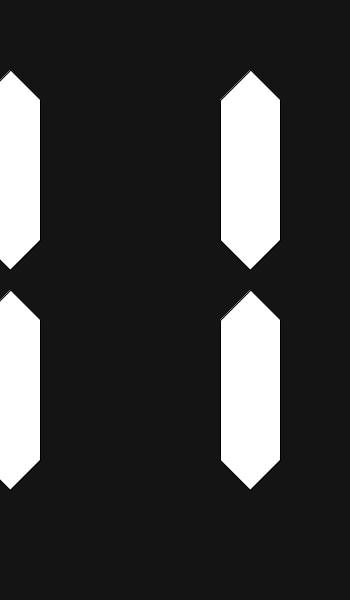
Frame 1 (no input)
Frame 60 (the mouse pressed at the canvas centre just before this capture): identical to frame 1, image omitted
Frame 120 (the mouse held since frame 60 and released just before this capture): identical to frame 1, image omitted

The Processing sketch that drew this single still picture (run headless with seeded random() and noise(); from frame 60 on, the mouse is pressed at the canvas centre):

// Processing sketch: seven_segment_display
// ── seven_segment_display.pde
boolean[] segments = new boolean[7];
int[] sideways = {1, 0, 0, 1, 0, 0, 1};
PVector[] coords = new PVector[7];
float segmentLength = 200;
float segmentSpace = 20;
float segmentWidth = 30;
float ox = 50, oy = 50;
float x, y;
void setup() {
  size(350, 600);
}

void draw() {
  background(20);
  coordinates();
  segment();
  
  
}

void segment() {
  for (int i = 0; i < 7; i++) {
    pushMatrix();
    if (sideways[i] == 1) {
      rotate(PI);
    }
    
    x = coords[i].x;
    y = coords[i].y;
    beginShape();
    vertex(x, y);
    vertex(x - segmentWidth, y + segmentWidth);
    vertex(x - segmentWidth, y + segmentLength - segmentWidth);
    vertex(x, y + segmentLength);
    vertex(x + segmentWidth, y + segmentLength - segmentWidth);
    vertex(x + segmentWidth, y + segmentWidth); 
    endShape();
    popMatrix();
  }
}


void coordinates() {
  x = ox;
  y = oy;
  coords[0] = new PVector(x, y);
  x += segmentLength;
  y += segmentSpace;
  coords[1] = new PVector(x, y);
  y += segmentLength + segmentSpace;
  coords[2] = new PVector(x, y);
  x -= (segmentLength + segmentSpace);
  y += segmentLength + segmentSpace;
  coords[3] = new PVector(x, y);
  x -= segmentSpace;
  y -= (segmentSpace + segmentLength);
  coords[4] = new PVector(x, y);
  y -= (segmentSpace + segmentLength);
  coords[5] = new PVector(x, y);
  x += segmentSpace;
  y += segmentSpace + segmentLength;
  coords[6] = new PVector(x, y);
}
